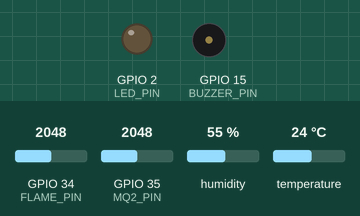
This sketch was run on a simulated ESP32. Shown: output pins drawn as LEDs (lit = HIGH), buzzer (waves = sounding, pin HIGH). The test bench sets the inputs (shaded band); at power-on: temperature 24 °C, GPIO 34 (FLAME_PIN) = 2048, GPIO 35 (MQ2_PIN) = 2048, humidity 55 %. WiFi joins after 1.5 s; servers stay silent unless stated; no MQTT or app messages arrive unless stated; what the sketch prints to the serial monitor is not drawn.

Above: at 2.7 s.
2.8 s: temperature set to 23.6 °C
At 3.3 s:
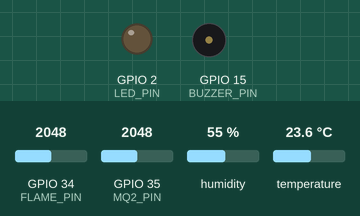
11.5 s: GPIO 34 (FLAME_PIN) set to 1604
18.4 s: GPIO 34 (FLAME_PIN) set to 1509
At 20.4 s:
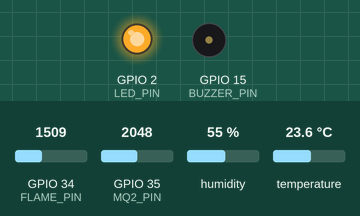
25.3 s: GPIO 34 (FLAME_PIN) set to 866
32.2 s: GPIO 34 (FLAME_PIN) set to 804
At 35.4 s:
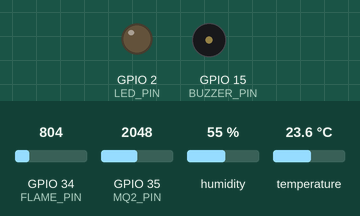
39.1 s: GPIO 34 (FLAME_PIN) set to 1228
At 40.4 s:
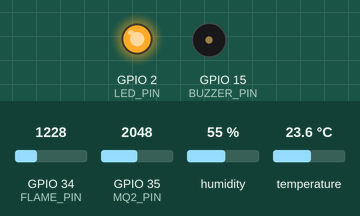
Timing chart, 0 to 42.1 s (numbered marks = the images above; inputs shaded):
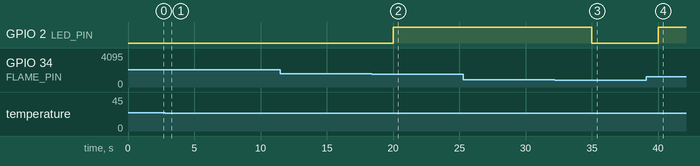

Measured:
- the behaviour switches between 1565 and 1564 on GPIO 34 (FLAME_PIN) (found by bisection; images 1 and 2)
- the behaviour switches between 837 and 836 on GPIO 34 (FLAME_PIN) (found by bisection; images 2 and 3)
- after the input at 2.8 s, GPIO 2 (LED_PIN): stays LOW (without the input it goes to HIGH after 2.2 s)
- after the input at 11.5 s, every drawn part: stays the same
- after the input at 18.4 s, GPIO 2 (LED_PIN): LOW → HIGH after 1.6 s
- after the input at 25.3 s, every drawn part: stays the same
- after the input at 32.2 s, GPIO 2 (LED_PIN): HIGH → LOW after 2.8 s
- after the input at 39.1 s, GPIO 2 (LED_PIN): LOW → HIGH after 0.91 s

The sketch:

firesentinel_firmware.ino
```cpp
/*
  FireSentinel — ESP32 Firmware
  ------------------------------------------------------
  Reads: flame sensor (analog), MQ-2 smoke/gas sensor (analog),
         DHT22 temperature & humidity.
  Runs a lightweight on-device Decision Tree for an instant local
  alert (buzzer/LED), independent of WiFi/cloud.
  Publishes readings + prediction over MQTT, and logs to ThingSpeak.

  Libraries needed (Arduino IDE > Tools > Manage Libraries):
    - PubSubClient      (MQTT)
    - DHT sensor library (Adafruit)
    - Adafruit Unified Sensor
    - ThingSpeak         (by MathWorks)

  Wiring (adjust pins to your board):
    Flame sensor  AO -> GPIO 34 (ADC1_CH6)
    MQ-2 sensor   AO -> GPIO 35 (ADC1_CH7)
    DHT22 data    -> GPIO 4  (with 10k pull-up to 3.3V)
    Buzzer        -> GPIO 15
    Status LED    -> GPIO 2 (onboard LED on most ESP32 dev boards)
*/

#include <WiFi.h>
#include <PubSubClient.h>
#include <DHT.h>
#include <ThingSpeak.h>
#include "decision_tree.h"   // auto-generated by train_models.py

// ---------------- CONFIG ----------------
const char* WIFI_SSID     = "YOUR_WIFI_SSID";
const char* WIFI_PASSWORD = "YOUR_WIFI_PASSWORD";

// MQTT (e.g. free HiveMQ Cloud broker, or your own Mosquitto broker)
const char* MQTT_BROKER   = "YOUR_BROKER_ADDRESS";   // e.g. xxxx.s1.eu.hivemq.cloud
const int   MQTT_PORT     = 8883;                     // 8883 = TLS, 1883 = plain
const char* MQTT_USER     = "YOUR_MQTT_USERNAME";
const char* MQTT_PASS     = "YOUR_MQTT_PASSWORD";
const char* MQTT_TOPIC    = "firesentinel/sensors";
const char* MQTT_CLIENT_ID = "firesentinel-esp32-01";

// ThingSpeak
unsigned long TS_CHANNEL_ID = 0000000;          // your channel ID
const char*   TS_WRITE_API_KEY = "YOUR_TS_KEY";

// Pins
#define FLAME_PIN   34
#define MQ2_PIN     35
#define DHT_PIN     4
#define BUZZER_PIN  15
#define LED_PIN     2

#define DHT_TYPE DHT22

// ---------------- GLOBALS ----------------
WiFiClient wifiClient;        // use WiFiClientSecure for TLS/MQTTS
PubSubClient mqttClient(wifiClient);
DHT dht(DHT_PIN, DHT_TYPE);

const unsigned long READ_INTERVAL_MS = 5000;   // publish every 5s
unsigned long lastReadTime = 0;

// ---------------- WIFI ----------------
void connectWiFi() {
  Serial.print("Connecting to WiFi");
  WiFi.begin(WIFI_SSID, WIFI_PASSWORD);
  while (WiFi.status() != WL_CONNECTED) {
    delay(500);
    Serial.print(".");
  }
  Serial.println("\nWiFi connected. IP: " + WiFi.localIP().toString());
}

// ---------------- MQTT ----------------
void connectMQTT() {
  mqttClient.setServer(MQTT_BROKER, MQTT_PORT);
  while (!mqttClient.connected()) {
    Serial.println("Connecting to MQTT broker...");
    if (mqttClient.connect(MQTT_CLIENT_ID, MQTT_USER, MQTT_PASS)) {
      Serial.println("MQTT connected.");
    } else {
      Serial.print("MQTT connect failed, rc=");
      Serial.print(mqttClient.state());
      Serial.println(" retrying in 3s");
      delay(3000);
    }
  }
}

// ---------------- LOCAL ALERT ----------------
void triggerLocalAlert(int status) {
  // status: 0 = Normal, 1 = Warning, 2 = Fire
  switch (status) {
    case 0:
      digitalWrite(LED_PIN, LOW);
      digitalWrite(BUZZER_PIN, LOW);
      break;
    case 1:
      digitalWrite(LED_PIN, HIGH);
      digitalWrite(BUZZER_PIN, LOW);   // LED only, no siren yet
      break;
    case 2:
      digitalWrite(LED_PIN, HIGH);
      digitalWrite(BUZZER_PIN, HIGH);  // full alarm
      break;
  }
}

const char* statusLabel(int status) {
  if (status == 0) return "Normal";
  if (status == 1) return "Warning";
  return "Fire";
}

// ---------------- SETUP ----------------
void setup() {
  Serial.begin(115200);
  pinMode(BUZZER_PIN, OUTPUT);
  pinMode(LED_PIN, OUTPUT);

  dht.begin();
  connectWiFi();
  connectMQTT();
  ThingSpeak.begin(wifiClient);
}

// ---------------- MAIN LOOP ----------------
void loop() {
  if (!mqttClient.connected()) connectMQTT();
  mqttClient.loop();

  unsigned long now = millis();
  if (now - lastReadTime < READ_INTERVAL_MS) return;
  lastReadTime = now;

  // ---- Read sensors ----
  int flameRaw = analogRead(FLAME_PIN);       // 0-4095
  int smokeRaw = analogRead(MQ2_PIN);         // 0-4095, convert to approx ppm below
  float temperature = dht.readTemperature();  // Celsius
  float humidity = dht.readHumidity();

  if (isnan(temperature) || isnan(humidity)) {
    Serial.println("DHT22 read failed, skipping this cycle.");
    return;
  }

  // Rough ADC -> ppm conversion for MQ-2; calibrate against your specific
  // sensor + a known reference gas source for accurate values.
  float smokePPM = map(smokeRaw, 0, 4095, 0, 10000);

  // ---- On-device prediction (instant, no network dependency) ----
  int localStatus = predictFireStatus(flameRaw, smokePPM, temperature, humidity);
  triggerLocalAlert(localStatus);

  Serial.printf("Flame:%d Smoke:%.0fppm Temp:%.1fC Hum:%.1f%% -> %s\n",
                flameRaw, smokePPM, temperature, humidity, statusLabel(localStatus));

  // ---- Publish to MQTT (backend runs the heavier Random Forest on this) ----
  char payload[200];
  snprintf(payload, sizeof(payload),
    "{\"flame_value\":%d,\"smoke_ppm\":%.1f,\"temperature_c\":%.1f,\"humidity_pct\":%.1f,\"local_status\":%d}",
    flameRaw, smokePPM, temperature, humidity, localStatus);

  // NOTE: PubSubClient's publish() only supports QoS 0 (fire-and-forget).
  // True QoS 1 (at-least-once delivery) on ESP32 would require either a
  // different MQTT library (e.g. esp-mqtt) or manually implementing
  // acknowledgment tracking. Left as QoS 0 here as a known limitation --
  // the backend and simulator use QoS 1 since they don't have this constraint.
  mqttClient.publish(MQTT_TOPIC, payload);

  // ---- Log to ThingSpeak (cloud backup + built-in charts) ----
  ThingSpeak.setField(1, flameRaw);
  ThingSpeak.setField(2, smokePPM);
  ThingSpeak.setField(3, temperature);
  ThingSpeak.setField(4, humidity);
  ThingSpeak.setField(5, localStatus);
  ThingSpeak.writeFields(TS_CHANNEL_ID, TS_WRITE_API_KEY);
}
```

decision_tree.h
```cpp
// Auto-generated Decision Tree inference function.
// Paste this into firesentinel_firmware.ino
int predictFireStatus(float flame_value, float smoke_ppm, float temperature_c, float humidity_pct) {
  if (flame_value <= 1564.00) {
    if (temperature_c <= 34.99) {
      if (flame_value <= 836.47) {
        return 0;  // 0=Normal 1=Warning 2=Fire
      } else {
        return 1;  // 0=Normal 1=Warning 2=Fire
      }
    } else {
      if (smoke_ppm <= 695.80) {
        if (temperature_c <= 60.20) {
          return 1;  // 0=Normal 1=Warning 2=Fire
        } else {
          return 2;  // 0=Normal 1=Warning 2=Fire
        }
      } else {
        if (humidity_pct <= 51.06) {
          return 2;  // 0=Normal 1=Warning 2=Fire
        } else {
          return 1;  // 0=Normal 1=Warning 2=Fire
        }
      }
    }
  } else {
    if (flame_value <= 2929.90) {
      if (temperature_c <= 23.99) {
        return 0;  // 0=Normal 1=Warning 2=Fire
      } else {
        if (temperature_c <= 50.41) {
          return 1;  // 0=Normal 1=Warning 2=Fire
        } else {
          return 2;  // 0=Normal 1=Warning 2=Fire
        }
      }
    } else {
      if (temperature_c <= 32.43) {
        if (smoke_ppm <= 700.35) {
          return 0;  // 0=Normal 1=Warning 2=Fire
        } else {
          return 1;  // 0=Normal 1=Warning 2=Fire
        }
      } else {
        if (temperature_c <= 35.98) {
          return 1;  // 0=Normal 1=Warning 2=Fire
        } else {
          return 1;  // 0=Normal 1=Warning 2=Fire
        }
      }
    }
  }
}
```
